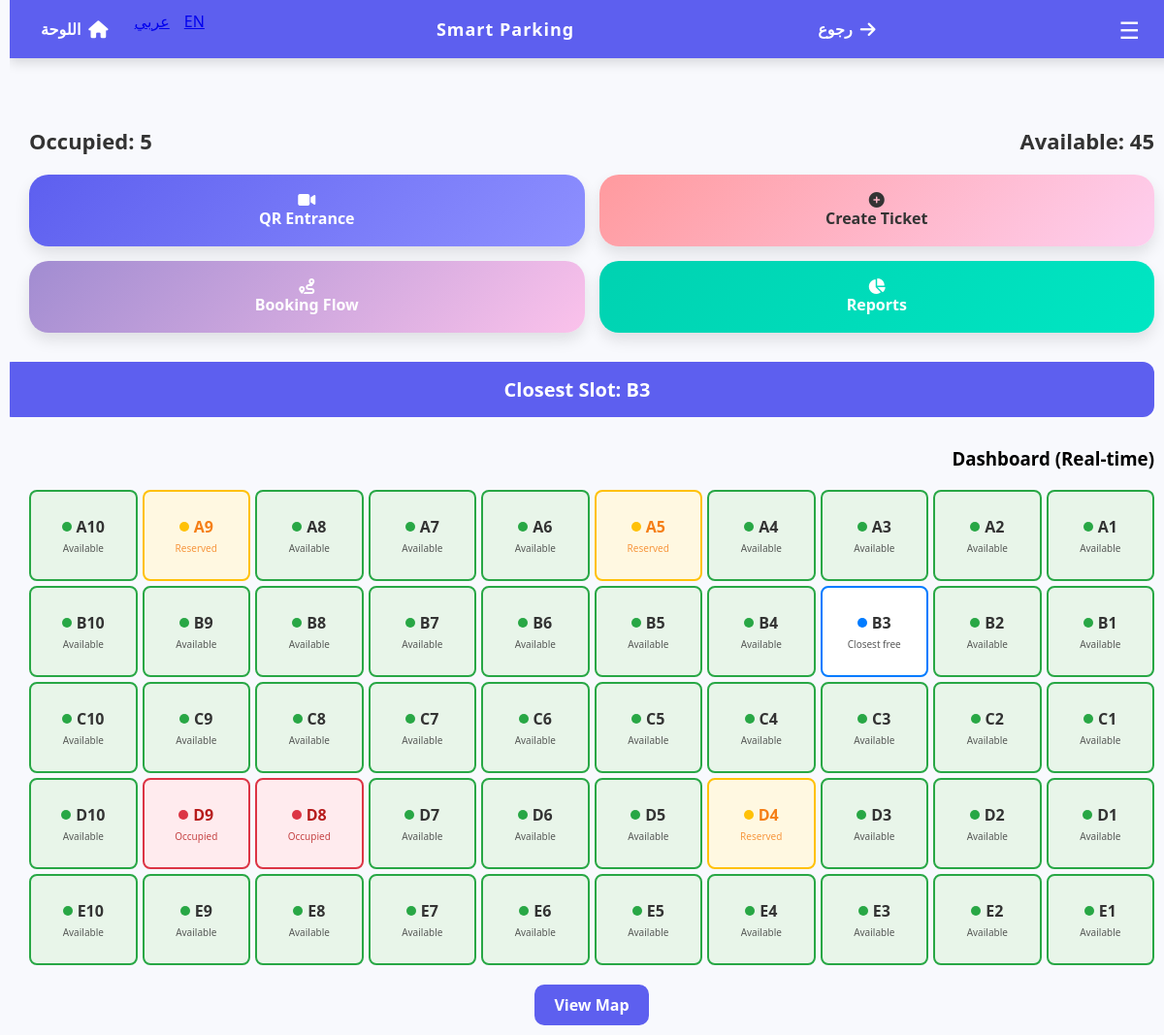
The app's page /app_dashboard.php (signed in) with its own data.
### tables this page shows
CREATE TABLE `parking_slots` (
  `id` int(11) NOT NULL AUTO_INCREMENT,
  `slot_label` varchar(10) NOT NULL,
  `status` varchar(20) DEFAULT 'available',
  PRIMARY KEY (`id`)
);

### includes/parking_backend.php (called while the page is built, shortened)
<?php
function parking_get_slot_status_map(mysqli $conn) {
    $slots = [];
    $result = $conn->query("SELECT slot_label, status FROM parking_slots");
    while ($result && $row = $result->fetch_assoc()) {
        $slots[$row['slot_label']] = $row['status'];
    }
    return $slots;
}
function parking_get_dashboard_slots(mysqli $conn, array $slotIds) {
    $slotMap = parking_get_slot_status_map($conn);
    $slots = [];
    $freeCount = 0;
    $occupiedCount = 0;
    foreach ($slotIds as $slotId) {
        $dbStatus = $slotMap[$slotId];
        $statusClass = 'not-occupied';
        $statusText = 'Available';
        if ($dbStatus === 'occupied') {
            $statusClass = 'occupied';
            $statusText = 'Occupied';
            $occupiedCount++;
        } elseif ($dbStatus === 'reserved') {
            $statusClass = 'warning';
            $statusText = 'Reserved';
            $occupiedCount++;
        } else {
            $freeCount++;
        }
        $slots[] = [
            'id' => $slotId,
            'status' => $statusClass,
            'text' => $statusText,
        ];
    }
    return [
        'slots' => $slots,
        'free_count' => $freeCount,
        'occupied_count' => $occupiedCount,
    ];
}

### app_dashboard.php (the view, shortened to what this page needs)
<?php
require_once 'header.php';
$dashboardSlots = [];
$rows = ['A', 'B', 'C', 'D', 'E'];
foreach ($rows as $r) {
    for ($i = 1; $i <= 10; $i++) {
        $dashboardSlots[] = $r . $i;
    }
}
$dashboard = parking_get_dashboard_slots($conn, $dashboardSlots);
$slots = $dashboard['slots'];
$freeCount = $dashboard['free_count'];
$occupiedCount = $dashboard['occupied_count'];
?>
<!DOCTYPE html>
<html lang="<?php echo $current_lang; ?>" dir="<?php echo $dir; ?>">
<head>
    <link rel="stylesheet" href="assets/css/style.css">
</head>
<body>
<?php include 'navbar.php'; ?>
<div class="header-nav">
    <div class="stat-box" id="free-count">Available: <?php echo $freeCount; ?></div>
    <div class="stat-box" id="used-count">Occupied: <?php echo $occupiedCount; ?></div>
</div>
<div class="admin-tools">
    <a href="add_car.php" class="admin-btn btn-create" style="background: linear-gradient(135deg, #FF9A9E 0%, #FECFEF 100%); color: #333;"><i class="fas fa-plus-circle"></i><span>Create Ticket</span></a>
    <a href="admin_scanner.php" class="admin-btn btn-camera"><i class="fas fa-video"></i><span>QR Entrance</span></a>
    <a href="reports.php" class="admin-btn btn-reports"><i class="fas fa-chart-pie"></i><span>Reports</span></a>
    <a href="parking_details.php" class="admin-btn btn-flow" style="background: linear-gradient(135deg, #a18cd1 0%, #fbc2eb 100%);"><i class="fas fa-route"></i><span>Booking Flow</span></a>
</div>
<a href="map_view.php" class="closest-btn">Closest Slot: B3</a>
<h3 style="margin-bottom: 20px;">Dashboard (Real-time)</h3>
<div class="grid-container" id="slots-container">
    <?php foreach ($slots as $slot): ?>
        <div class="slot-card <?php echo $slot['status']; ?>">
            <div class="slot-id"><?php echo $slot['id']; ?><span class="dot"></span></div>
            <div class="slot-status"><?php echo $slot['text']; ?></div>
        </div>
    <?php endforeach; ?>
</div>
<div style="text-align: center; margin-top: 30px;">
    <a href="map_view.php" class="view-map">View Map</a>
</div>
</body>
</html>

### assets/css/style.css (style rules this page uses)
body { padding-top: 70px !important; }

### app_dashboard.php (style rules this page uses)
:root { --primary: #5D5FEF; --success: #28a745; --danger: #dc3545; --warning: #ffc107; --info: #007bff; }
body { font-family: 'Segoe UI', sans-serif; background-color: #f8f9fd; margin: 0; padding: 20px; }
.header-nav { display: flex; justify-content: space-between; align-items: center; margin-bottom: 20px; margin-top: 60px; }
.stat-box { font-size: 22px; font-weight: 700; color: #333; }
.admin-tools { display: grid; grid-template-columns: 1fr 1fr; gap: 15px; margin-bottom: 30px; }
.admin-btn { display: flex; flex-direction: column; align-items: center; justify-content: center; padding: 18px; border-radius: 20px; text-decoration: none; color: white; font-weight: bold; transition: 0.3s; box-shadow: 0 8px 15px rgba(0,0,0,0.1); }
.btn-camera { background: linear-gradient(135deg, var(--primary) 0%, #8E90FF 100%); }
.btn-reports { background: linear-gradient(135deg, #00D2B1 0%, #00E6C3 100%); }
.closest-btn { background-color: var(--primary); color: white; width: 100%; padding: 15px; border-radius: 12px; text-align: center; font-size: 20px; font-weight: bold; margin-bottom: 30px; display: block; text-decoration: none; }
.grid-container { display: grid; grid-template-columns: repeat(10, 1fr); gap: 5px; }
.slot-card { background: white; border: 2px solid; border-radius: 8px; padding: 10px; color: #333; height: 70px; display: flex; flex-direction: column; justify-content: center; align-items: center; text-align: center; }
.slot-id { font-size: 16px; font-weight: 800; display: flex; align-items: center; gap: 5px; }
.dot { width: 10px; height: 10px; border-radius: 50%; display: inline-block; }
.slot-status { font-size: 10px; opacity: 0.8; margin-top: 4px; }
.not-occupied { border-color: var(--success); background-color: #e8f5e9; }
.not-occupied .dot { background: var(--success); }
.occupied { border-color: var(--danger); background-color: #ffebee; color: #b71c1c; }
.occupied .dot { background: var(--danger); }
.warning { border-color: var(--warning); background-color: #fff8e1; color: #f57f17; }
.warning .dot { background: var(--warning); }
.closest { border-color: var(--info); }
.closest .dot { background: var(--info); }
.view-map { background: var(--primary); color: white; padding: 10px 20px; border-radius: 10px; text-decoration: none; font-weight: 600; }

### records on screen
parking_slots: slot_label "D8", text "Occupied"
parking_slots: slot_label "D9", text "Occupied"

### other values on screen
$freeCount "45"
$occupiedCount "5"
$slot['id'] "A1"
$slot['text'] "Available"
$slot['id'] "A2"
$slot['id'] "A3"
$slot['id'] "A4"
$slot['id'] "A5"
$slot['text'] "Reserved"
$slot['id'] "A6"
$slot['id'] "A7"
$slot['id'] "A8"
$slot['id'] "A9"
$slot['id'] "A10"
$slot['id'] "B1"
